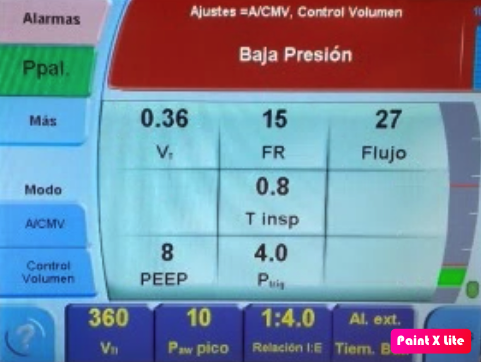
#> input picture OpenCV-prueba/cut/MV2.png, 481 x 362 px, found by its file name
$ python cut.py
#> lines starting #> are read from the running program, lines starting #| are printed output that depends on the picture; after the words box and inside, x2 and y2 are one past the last pixel; in counts of white or black regions, pixels touching at a corner belong together
import cv2

image = cv2.imread("MV2.PNG")
#> image is the input picture: shape (362, 481, 3); mean B, G, R 160.1, 138.5, 118.6
cv2.imshow("original",image)
cv2.waitKey(0)

print(image.shape)
#| (362, 481, 3)


# [20 lines of commented-out code are left out]

crop5 = image[241:291, 120:210]
cv2.imshow("crop5", crop5)
cv2.waitKey(0)
cv2.imwrite("c5.png", crop5)

# [14 lines of commented-out code are left out]

crop9 = image[308:361, 252:325]
cv2.imshow("crop9", crop9)
cv2.waitKey(0)
cv2.imwrite("c9.png", crop9)

# [7 lines of commented-out code are left out]

imagen_threshold = cv2.imread("c1.png",0)
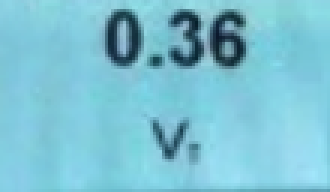
#> input picture OpenCV-prueba/cut/c1.png, 110 x 64 px (shown 3 times larger)
#> imagen_threshold: shape (64, 110); min 22, max 211, mean 174.7
(ret, thresh) = cv2.threshold(imagen_threshold, 10, 255, cv2.THRESH_OTSU)
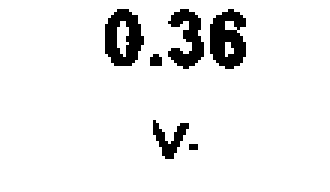
#> thresh: shape (64, 110) (shown 3 times larger); 92.2% white; 6 black regions (2 under 20 px), largest, box (x1, y1, x2, y2) and area: (70, 3, 82, 23) 169, (35, 3, 48, 22) 160, (56, 3, 68, 23) 133, (51, 40, 63, 53) 68
#> ret = 129
print("Threshold selected: ", ret)
#| Threshold selected:  129.0
cv2.imwrite("./c1_2.png",thresh)

imagen_threshold = cv2.imread("c4_123.jpg",0)
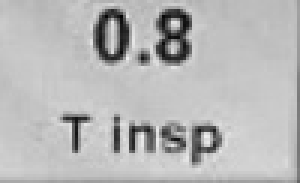
#> input picture OpenCV-prueba/cut/c4_123.jpg, 100 x 61 px (shown 3 times larger)
#> imagen_threshold is the input picture: shape (61, 100); min 0, max 239, mean 183.6
(ret, thresh) = cv2.threshold(imagen_threshold, 10, 255, cv2.THRESH_OTSU)
#> thresh: shape (61, 100); 90.4% white; 10 black regions (2 under 20 px), largest, box (x1, y1, x2, y2) and area: (52, 3, 64, 22) 157, (31, 3, 43, 21) 139, (64, 42, 74, 55) 71
#> ret = 136
print("Threshold selected: ", ret)
#| Threshold selected:  136.0
cv2.imwrite("./c4_123_123.png",thresh)

imagen_threshold = cv2.imread("my-sharpenedC5_3.jpg",0)
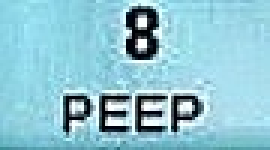
#> input picture OpenCV-prueba/cut/my-sharpenedC5_3.jpg, 90 x 50 px (shown 3 times larger)
#> imagen_threshold: shape (50, 90); min 0, max 255, mean 182.3
(ret, thresh) = cv2.threshold(imagen_threshold, 10, 255, cv2.THRESH_OTSU)
#> thresh: shape (50, 90); 91.1% white; black in thin lines or dots, all inside (x1, y1, x2, y2) = (21, 2, 68, 50)
#> ret = 115
print("Threshold selected: ", ret)
#| Threshold selected:  115.0
cv2.imwrite("./c5_2_5.png",thresh)

imagen_threshold = cv2.imread("c6.png",0)
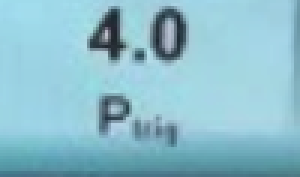
#> input picture OpenCV-prueba/cut/c6.png, 100 x 59 px (shown 3 times larger)
#> imagen_threshold: shape (59, 100); min 37, max 213, mean 176.1
(ret, thresh) = cv2.threshold(imagen_threshold, 10, 255, cv2.THRESH_OTSU)
#> thresh: shape (59, 100); 76.3% white; 7 black regions (1 under 20 px), largest, box (x1, y1, x2, y2) and area: (0, 39, 100, 59) 906, (50, 2, 63, 21) 167, (29, 2, 43, 21) 136, (33, 32, 44, 45) 95, (98, 0, 100, 24) 43, (44, 40, 50, 47) 35
#> ret = 157
print("Threshold selected: ", ret)
#| Threshold selected:  157.0
cv2.imwrite("./c6_2.png",thresh)

imagen_threshold = cv2.imread("c7_sharp.jpg",0)
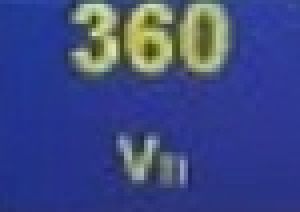
#> input picture OpenCV-prueba/cut/c7_sharp.jpg, 75 x 53 px (shown 4 times larger)
#> imagen_threshold: shape (53, 75); min 40, max 221, mean 76
(ret, thresh) = cv2.threshold(imagen_threshold, 10, 255, cv2.THRESH_OTSU)
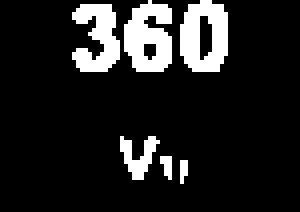
#> thresh: shape (53, 75) (shown 4 times larger); 13.1% white; 6 white regions (2 under 20 px), largest, box (x1, y1, x2, y2) and area: (45, 0, 57, 18) 157, (31, 0, 43, 18) 156, (18, 1, 30, 18) 131, (30, 34, 40, 45) 54
#> ret = 111
print("Threshold selected: ", ret)
#| Threshold selected:  111.0
cv2.imwrite("./c7_2.png",thresh)

def cortes(imagen, horizontal, vertical): #Recordar que horizontal es eje Y, vert = X
    pass
